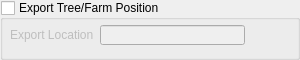
                 <widget class="QGroupBox" name="groupBox_5">
                  <property name="minimumSize">
                   <size>
                    <width>300</width>
                    <height>60</height>
                   </size>
                  </property>
                  <property name="maximumSize">
                   <size>
                    <width>300</width>
                    <height>60</height>
                   </size>
                  </property>
                  <property name="title">
                   <string>Export Tree/Farm Position</string>
                  </property>
                  <property name="checkable">
                   <bool>true</bool>
                  </property>
                  <property name="checked">
                   <bool>false</bool>
                  </property>
                  <widget class="QWidget" name="TextureLayout_4" native="true">
                   <property name="geometry">
                    <rect>
                     <x>10</x>
                     <y>20</y>
                     <width>281</width>
                     <height>30</height>
                    </rect>
                   </property>
                   <property name="minimumSize">
                    <size>
                     <width>0</width>
                     <height>30</height>
                    </size>
                   </property>
                   <property name="maximumSize">
                    <size>
                     <width>16777215</width>
                     <height>20</height>
                    </size>
                   </property>
                   <layout class="QHBoxLayout" name="horizontalLayout_17">
                    <item>
                     <widget class="QLabel" name="label_14">
                      <property name="minimumSize">
                       <size>
                        <width>0</width>
                        <height>20</height>
                       </size>
                      </property>
                      <property name="maximumSize">
                       <size>
                        <width>16777215</width>
                        <height>20</height>
                       </size>
                      </property>
                      <property name="text">
                       <string>Export Location</string>
                      </property>
                     </widget>
                    </item>
                    <item>
                     <widget class="QLineEdit" name="locationLine">
                      <property name="minimumSize">
                       <size>
                        <width>0</width>
                        <height>20</height>
                       </size>
                      </property>
                      <property name="maximumSize">
                       <size>
                        <width>16777215</width>
                        <height>20</height>
                       </size>
                      </property>
                     </widget>
                    </item>
                    <item>
                     <widget class="QPushButton" name="locationButton">
                      <property name="minimumSize">
                       <size>
                        <width>0</width>
                        <height>20</height>
                       </size>
                      </property>
                      <property name="maximumSize">
                       <size>
                        <width>16777215</width>
                        <height>20</height>
                       </size>
                      </property>
                      <property name="text">
                       <string/>
                      </property>
                      <property name="icon">
                       <iconset>
                        <normaloff>../../Uni/FMP/Terrain/ui/browseFolder.png</normaloff>../../Uni/FMP/Terrain/ui/browseFolder.png</iconset>
                      </property>
                      <property name="iconSize">
                       <size>
                        <width>25</width>
                        <height>25</height>
                       </size>
                      </property>
                      <property name="flat">
                       <bool>true</bool>
                      </property>
                     </widget>
                    </item>
                   </layout>
                  </widget>
                 </widget>
